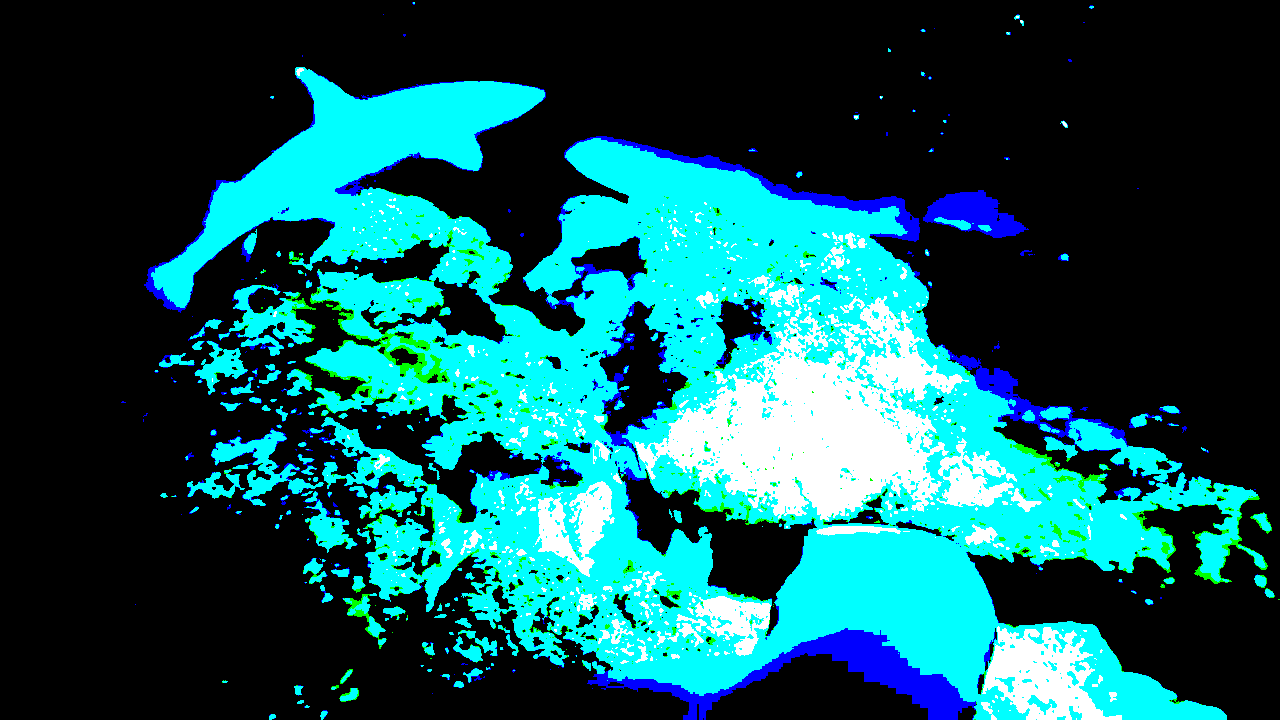
#> input picture 12324.png, 1280 x 720 px
$ python -i ccf_numpy.py   (imports and definitions only)
#> lines starting #> are read from the running program, lines starting #| are printed output that depends on the picture; after the words box and inside, x2 and y2 are one past the last pixel; in counts of white or black regions, pixels touching at a corner belong together
import cv2 # ignore
import numpy as np

def mean_ab_M_array(img_array, cie=False):
    """
    Menghitung mean chromaticity m_a, m_b, dan M dari gambar (numpy array).

    Parameters:
        img_array (numpy.ndarray): gambar dalam format BGR (seperti hasil cv2.imread)
        cie (bool): jika True, konversi channel a,b ke rentang [-128, 127]

    Returns:
        (m_a, m_b, M): tuple nilai rata-rata channel a, b, dan M
    """
    if img_array is None or not isinstance(img_array, np.ndarray):
        raise ValueError("Input harus berupa numpy array gambar.")

    # Konversi BGR ke Lab
    lab = cv2.cvtColor(img_array, cv2.COLOR_BGR2Lab)

    # Pisahkan channel
    L, a, b = cv2.split(lab)

    # Jika ingin pakai skala asli CIE Lab [-128, 127]
    if cie:
        a = a.astype(np.float32) - 128
        b = b.astype(np.float32) - 128

    # Ukuran gambar
    p, q = a.shape

    # Hitung mean
    m_a = np.sum(a) / (p * q)
    m_b = np.sum(b) / (p * q)

    # Hitung M
    M = np.sqrt(m_a**2 + m_b**2)

    # return m_a, m_b, M


    if m_b == 0:
        ratio = np.inf
    else:
        ratio = abs(m_a / m_b)
    if (m_a < 0) and (ratio >= 1):
        cast = "greenish"
    elif (m_b < 0) and (ratio < 1):
        cast = "bluish"
    else:
        cast = "yellowish"

    return M, cast


def mean_ab_M(image_path, cie=False):
    """
    Wrapper: versi path file, otomatis baca gambar lalu hitung m_a, m_b, dan M.
    """
    img = cv2.imread(image_path)
    if img is None:
        raise ValueError("Gambar tidak ditemukan atau path salah.")
    return mean_ab_M_array(img, cie=cie)


# [11 lines of commented-out code are left out]


def deviation_ab_D_array(img_array, cie=False):
    """
    Menghitung D_a, D_b, dan D dari gambar (numpy array).

    Parameters:
        img_array (numpy.ndarray): gambar dalam format BGR (seperti hasil cv2.imread)
        cie (bool): jika True, konversi channel a,b ke rentang [-128, 127]

    Returns:
        (D_a, D_b, D): tuple nilai deviasi rata-rata channel a, b, dan gabungannya D
    """
    if img_array is None or not isinstance(img_array, np.ndarray):
        raise ValueError("Input harus berupa numpy array gambar.")

    # Konversi BGR ke Lab
    lab = cv2.cvtColor(img_array, cv2.COLOR_BGR2Lab)

    # Pisahkan channel
    L, a, b = cv2.split(lab)

    # Jika ingin pakai skala asli CIE Lab [-128, 127]
    if cie:
        a = a.astype(np.float32) - 128
        b = b.astype(np.float32) - 128

    # Ukuran gambar
    p, q = a.shape
    N = p * q

    # Mean dari channel a dan b
    m_a = np.sum(a) / N
    m_b = np.sum(b) / N

    # Hitung deviasi rata-rata
    D_a = np.sum(np.abs(a - m_a)) / N
    D_b = np.sum(np.abs(b - m_b)) / N

    # Gabungan
    D = np.sqrt(D_a**2 + D_b**2)

    # return D_a, D_b, D
    return D


def deviation_ab_D(image_path, cie=False):
    """
    Wrapper: versi path file.
    """
    img = cv2.imread(image_path)
    if img is None:
        raise ValueError("Gambar tidak ditemukan atau path salah.")
    return deviation_ab_D_array(img, cie=cie)


# [6 lines of commented-out code are left out]

def getCCF(image_path):
    M, cast = mean_ab_M(image_path,cie = True)
#> in mean_ab_M, img is the input picture: shape (720, 1280, 3); mean B, G, R 0.354, 0.34, 0.064
#> in mean_ab_M_array, `lab = cv2.cvtColor(img_array, cv2.COLOR_BGR2Lab)`: lab: shape (720, 1280, 3); mean of channels 0, 1, 2 0.3, 128, 128
#> in mean_ab_M_array, `L, a, b = cv2.split(lab)`:
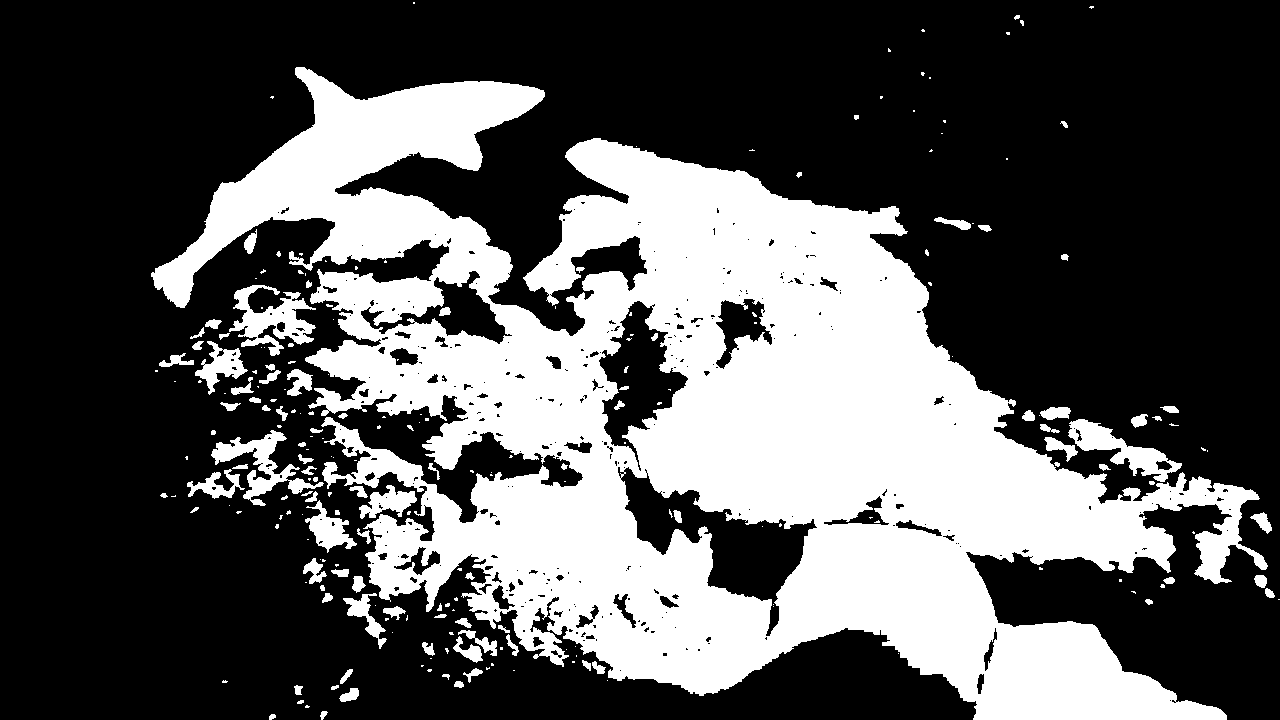
#> L: shape (720, 1280); values 0 (black) and 1 (white), 34% white; 234 white regions (132 under 20 px), largest, box (x1, y1, x2, y2) and area: (151, 67, 1268, 720) 292606, (229, 285, 316, 356) 2737, (211, 430, 324, 506) 2403
#> in mean_ab_M_array, `L, a, b = cv2.split(lab)`:
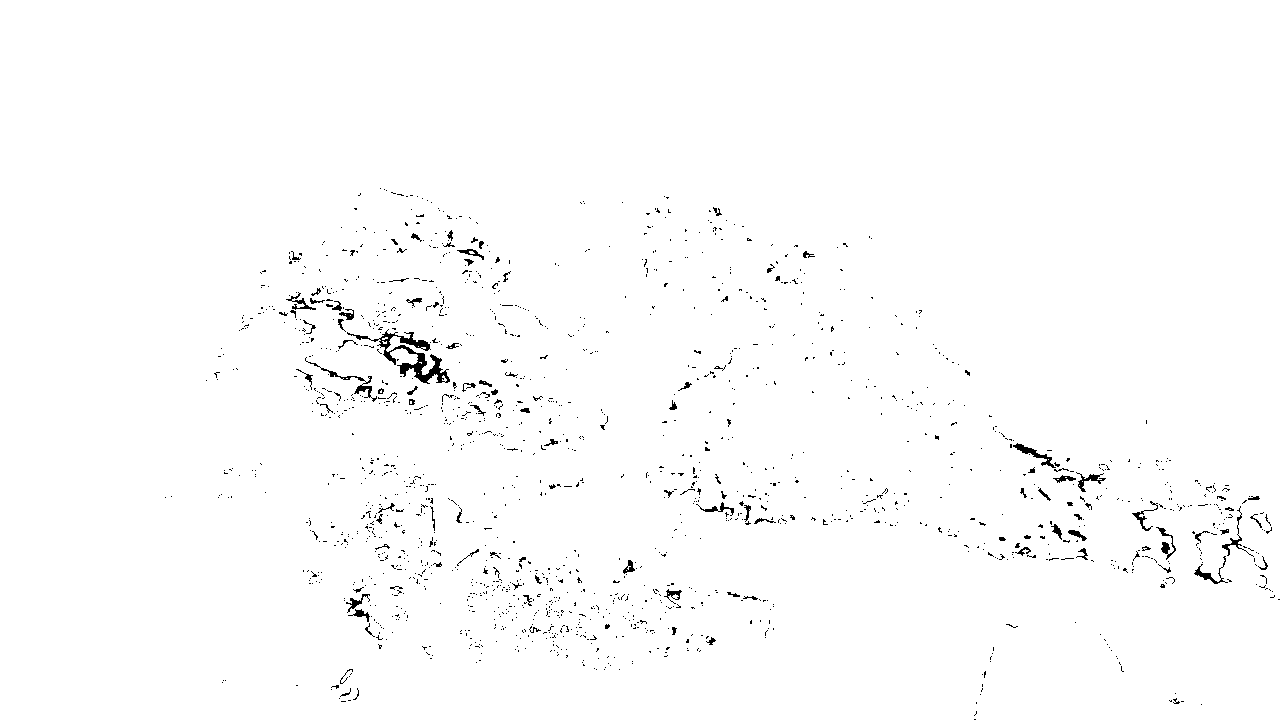
#> a: shape (720, 1280); values 126 (black) and 128 (white), 98.8% white; black in thin lines or dots, all inside (x1, y1, x2, y2) = (165, 188, 1280, 720)
#> in mean_ab_M_array, `b = b.astype(np.float32) - 128`:
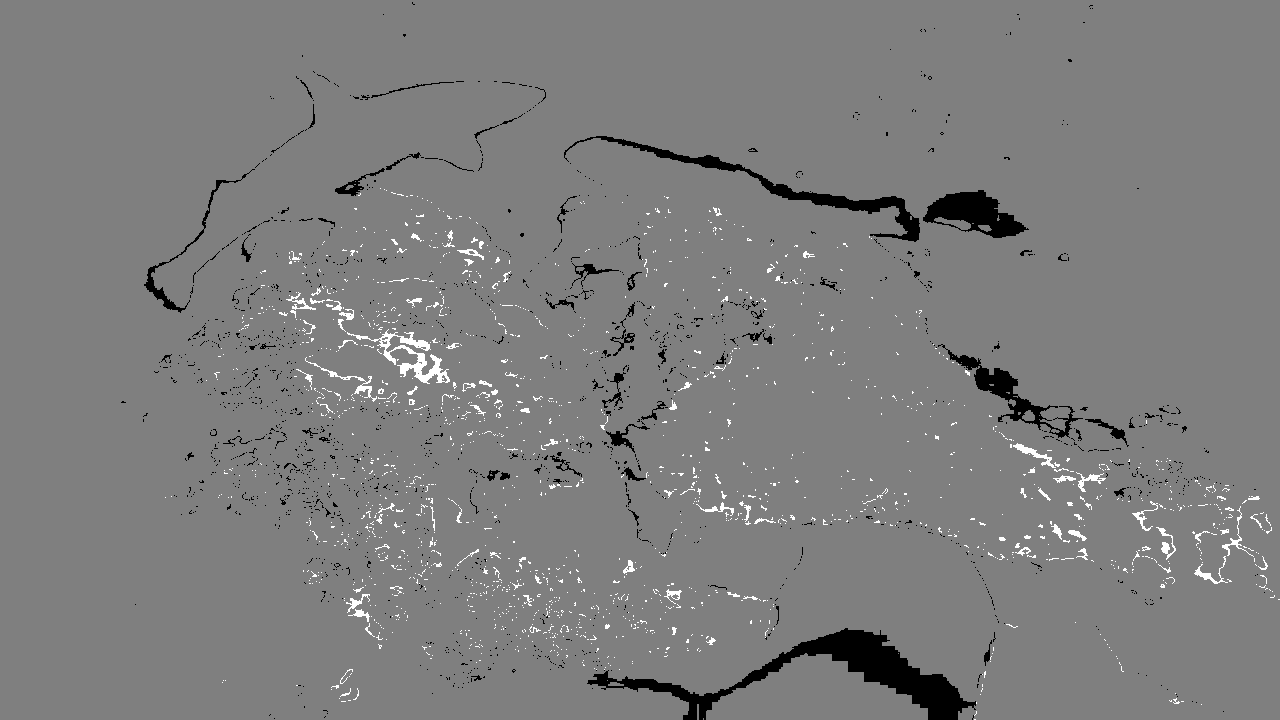
#> b: shape (720, 1280) float32; min -1, max 1, mean -0.0143; drawn with min black and max white
#> in mean_ab_M_array, `m_a = np.sum(a) / (p * q)`: m_a = -0.024
#> in mean_ab_M_array, `m_b = np.sum(b) / (p * q)`: m_b = -0.0143
#> in mean_ab_M_array, `M = np.sqrt(m_a**2 + m_b**2)`: M = 0.0279
#> in mean_ab_M_array, `ratio = abs(m_a / m_b)`: ratio = 1.67
#> M = 0.0279; cast = 'greenish'
    D = deviation_ab_D(image_path, cie = True)
#> in deviation_ab_D_array, `m_a = np.sum(a) / N`: m_a = -0.024
#> in deviation_ab_D_array, `m_b = np.sum(b) / N`: m_b = -0.0143
#> in deviation_ab_D_array, `D_a = np.sum(np.abs(a - m_a)) / N`: D_a = 0.0473
#> in deviation_ab_D_array, `D_b = np.sum(np.abs(b - m_b)) / N`: D_b = 0.0519
#> in deviation_ab_D_array, `D = np.sqrt(D_a**2 + D_b**2)`: D = 0.0702
#> D = 0.0702

    return M/D, cast

def _classify_cast(m_a: float, m_b: float) -> str:
    # |ma/mb| dengan penanganan mb=0
    if m_b == 0:
        ratio = np.inf
    else:
        ratio = abs(m_a / m_b)

    if (m_a < 0) and (ratio >= 1):
        return "greenish"
    elif (m_b < 0) and (ratio < 1):
        return "bluish"
    else:
        return "yellowish"

>>> result = getCCF('../12324.png')
#> result = (0.398, 'greenish')
